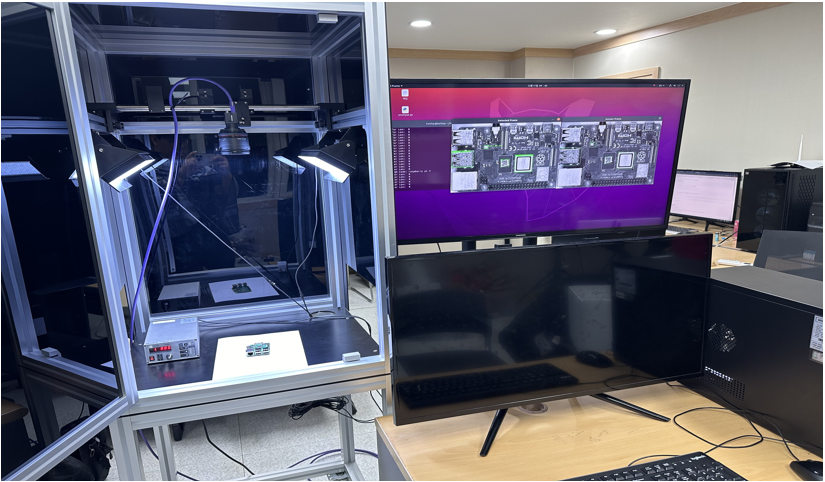
#> input picture image/hw.png, 825 x 482 px; its folder holds only this picture in this run
$ python -i all_warping.py   (imports and definitions only)
#> lines starting #> are read from the running program, lines starting #| are printed output that depends on the picture; after the words box and inside, x2 and y2 are one past the last pixel; in counts of white or black regions, pixels touching at a corner belong together
#> further down, picture is the input picture: shape (482, 825, 3); mean B, G, R 111.8, 93.5, 95.3
import os
import numpy as np
import cv2

def warp(img):
    frame = img.copy()
    screenY, screenX = frame.shape[:2]
#> screenY = 482; screenX = 825

    resized_frame = cv2.resize(frame, dsize=(screenX // 12, screenY // 12), interpolation=cv2.INTER_AREA)
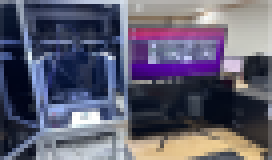
#> resized_frame: shape (40, 68, 3) (shown 4 times larger); mean B, G, R 111.7, 93.5, 95.3

    # Increase the brightness (you can adjust the brightness level as needed)
    brightened_image = cv2.convertScaleAbs(resized_frame, alpha=2.0, beta=50)
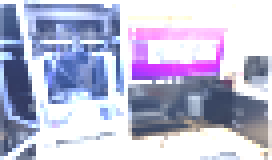
#> brightened_image: shape (40, 68, 3) (shown 4 times larger); mean B, G, R 212.7, 186.7, 186.6

    # Convert the brightened image to grayscale
    gray_image = cv2.cvtColor(brightened_image, cv2.COLOR_BGR2GRAY)
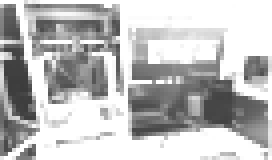
#> gray_image: shape (40, 68) (shown 4 times larger); min 60, max 255, mean 189.6

    # Perform histogram equalization
    equalized_image = cv2.equalizeHist(gray_image)
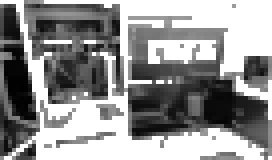
#> equalized_image: shape (40, 68) (shown 4 times larger); min 0, max 255, mean 147

    # Apply thresholding to create a binary image with inverted colors (black background, white object)
    ret, binary_image = cv2.threshold(equalized_image, 127, 255, cv2.THRESH_BINARY_INV)
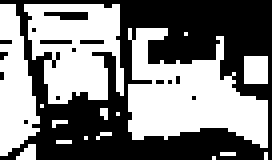
#> binary_image: shape (40, 68) (shown 4 times larger); 49.9% white; 16 white regions (12 under 20 px), largest, box (x1, y1, x2, y2) and area: (32, 7, 67, 37) 596, (6, 1, 31, 26) 429, (0, 1, 10, 39) 247, (61, 14, 67, 21) 42

    # Apply morphological closing to fill empty parts of the object
    kernel = np.ones((10, 10), np.uint8)
    closed_image = cv2.morphologyEx(binary_image, cv2.MORPH_CLOSE, kernel)
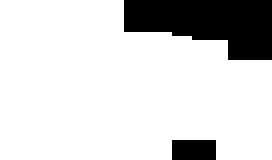
#> closed_image: shape (40, 68) (shown 4 times larger); 83.4% white; 2 black regions

    # Find contours in the closed image
    contours, hierarchy = cv2.findContours(closed_image, cv2.RETR_EXTERNAL, cv2.CHAIN_APPROX_SIMPLE)
#> contours = 1 contour; box (x1, y1, x2, y2) and area: (0, 0, 68, 40) 2160

    for i, cont in enumerate(contours):
        cnt_area = cv2.contourArea(cont)
        rect = cv2.minAreaRect(cont)
        box = cv2.boxPoints(rect)
        box = np.int0(box) * 12
#> this loop made 1 pass
#> (cnt_area, rect, box) on pass 1: (2160, ((33.5, 19.5), (39, 67), -90), [[804, 468], [0, 468], [0, 0], [804, 0]])

    result_frame = warpImg(box, frame)

    return result_frame

def warpImg(box, frame):
    if len(box) == 4:
        sum_approx = box.sum(axis=1)
#> sum_approx = [1272, 468, 0, 804]
        diff_approx = np.diff(box, axis=1)
#> diff_approx = [-336, 468, 0, -804]
        topLeft = box[np.argmin(sum_approx)]
#> topLeft = [0, 0]
        bottomRight = box[np.argmax(sum_approx)]
#> bottomRight = [804, 468]
        topRight = box[np.argmin(diff_approx)]
#> topRight = [804, 0]
        bottomLeft = box[np.argmax(diff_approx)]
#> bottomLeft = [0, 468]

        pts1 = np.float32([topLeft, topRight, bottomLeft, bottomRight])
#> pts1 = [[0, 0], [804, 0], [0, 468], [804, 468]]

        width_bottom = abs(bottomRight[0] - bottomLeft[0])
#> width_bottom = 804
        width_top = abs(topRight[0] - topLeft[0])
#> width_top = 804
        height_right = abs(topRight[1] - bottomRight[1])
#> height_right = 468
        height_left = abs(topLeft[1] - bottomLeft[1])
#> height_left = 468
        pcb_width = max([width_bottom, width_top])
#> pcb_width = 804
        pcb_height = max([height_right, height_left])
#> pcb_height = 468

        pts2 = np.float32([[0, 0], [pcb_width, 0], [0, pcb_height], [pcb_width, pcb_height]])
#> pts2 = [[0, 0], [804, 0], [0, 468], [804, 468]]
        mtrx = cv2.getPerspectiveTransform(pts1, pts2)
#> mtrx = [[1, 0, 0], [0, 1, 0], [0, 0, 1]]
        warp_frame = cv2.warpPerspective(frame, mtrx, (pcb_width, pcb_height), flags=cv2.INTER_CUBIC)
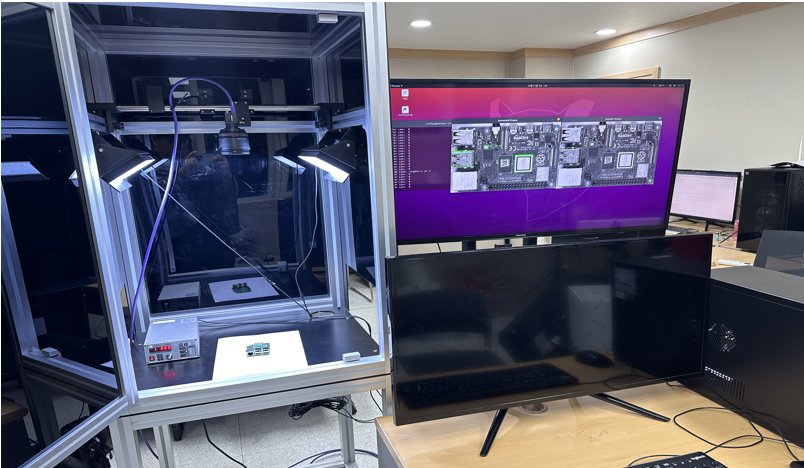
#> warp_frame: shape (468, 804, 3); mean B, G, R 110.3, 90.8, 92.7

        return warp_frame

# [21 lines not run here, left out]

>>> import cv2
>>> picture = cv2.imread('image/hw.png')
>>> result = warp(picture)
